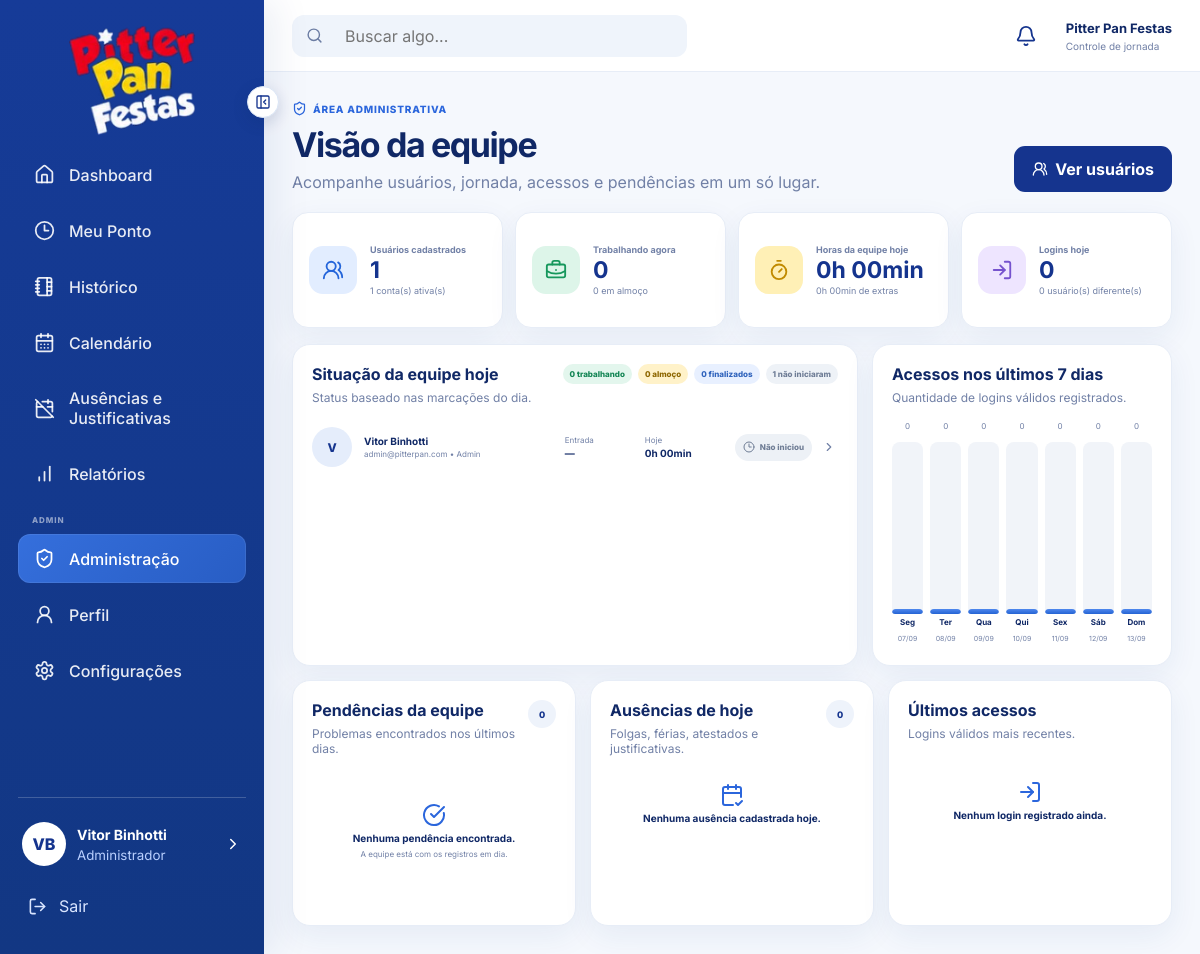
/public/?route=admin (signed in), run on the app's committed database.
### tables this page shows
CREATE TABLE users (
    id BIGINT UNSIGNED AUTO_INCREMENT PRIMARY KEY,
    name VARCHAR(120) NOT NULL,
    email VARCHAR(160) NOT NULL UNIQUE,
    password VARCHAR(255) NOT NULL,
    role ENUM('admin', 'employee') NOT NULL DEFAULT 'employee',
    salary DECIMAL(10,2) NULL,
    daily_minutes SMALLINT UNSIGNED NOT NULL DEFAULT 528 COMMENT '8h48 = 528 minutos',
    monthly_hours SMALLINT UNSIGNED NOT NULL DEFAULT 220,
    workday_start TIME NOT NULL DEFAULT '08:00:00',
    workday_end TIME NOT NULL DEFAULT '17:48:00',
    lunch_start_time TIME NOT NULL DEFAULT '12:00:00',
    lunch_minutes SMALLINT UNSIGNED NOT NULL DEFAULT 60,
    theme ENUM('light', 'dark') NOT NULL DEFAULT 'light',
    notifications_enabled TINYINT(1) NOT NULL DEFAULT 1,
    browser_notifications TINYINT(1) NOT NULL DEFAULT 0,
    notification_before_minutes SMALLINT UNSIGNED NOT NULL DEFAULT 10,
    notification_after_minutes SMALLINT UNSIGNED NOT NULL DEFAULT 5,
    notify_entry_enabled TINYINT(1) NOT NULL DEFAULT 1,
    notify_lunch_start_enabled TINYINT(1) NOT NULL DEFAULT 1,
    notify_lunch_return_enabled TINYINT(1) NOT NULL DEFAULT 1,
    notify_clock_out_enabled TINYINT(1) NOT NULL DEFAULT 1,
    avatar_path VARCHAR(255) NULL,
    is_active TINYINT(1) NOT NULL DEFAULT 1,
    created_at TIMESTAMP NOT NULL DEFAULT CURRENT_TIMESTAMP,
    updated_at TIMESTAMP NOT NULL DEFAULT CURRENT_TIMESTAMP ON UPDATE CURRENT_TIMESTAMP
);

### app/Views/admin/dashboard.php (the view, shortened to what the rows shown need)
<?php
function adminMinutes(int $minutes): string
{
    $minutes = max(0, $minutes);
    return intdiv($minutes, 60) . 'h '
        . str_pad((string)($minutes % 60), 2, '0', STR_PAD_LEFT)
        . 'min';
}
$statusMeta = [
    'working' => ['Trabalhando', 'green', 'briefcase-business'],
    'lunch' => ['Em almoço', 'yellow', 'utensils'],
    'finished' => ['Finalizado', 'blue', 'circle-check-big'],
    'not_started' => ['Não iniciou', 'gray', 'clock-3'],
    'inactive' => ['Inativo', 'red', 'user-x'],
];
?>
<div class="page-heading admin-page-heading">
    <div>
        <h1>Visão da equipe</h1>
    </div>
</div>
<div class="admin-stats-grid">
    <article class="admin-stat-card">
        <div>
            <small>Trabalhando agora</small>
            <strong><?= (int)$working ?></strong>
            <span><?= (int)$lunch ?> em almoço</span>
        </div>
    </article>
    <article class="admin-stat-card">
        <div>
            <small>Horas da equipe hoje</small>
            <strong><?= e(adminMinutes($workedToday)) ?></strong>
            <span><?= e(adminMinutes($extraToday)) ?> de extras</span>
        </div>
    </article>
    <article class="admin-stat-card">
        <div>
            <small>Logins hoje</small>
            <strong><?= (int)$loginsToday ?></strong>
            <span><?= (int)$uniqueLoginsToday ?> usuário(s) diferente(s)</span>
        </div>
    </article>
</div>
<div class="admin-main-grid">
    <section class="panel admin-team-panel">
        <div class="panel-title-row">
            <div class="admin-status-summary">
                <span class="green"><?= (int)$working ?> trabalhando</span>
                <span class="yellow"><?= (int)$lunch ?> almoço</span>
                <span class="blue"><?= (int)$finished ?> finalizados</span>
                <span class="gray"><?= (int)$notStarted ?> não iniciaram</span>
            </div>
        </div>
        <div class="admin-team-list">
            <?php foreach ($team as $row):
                $meta = $statusMeta[$row['status']['key']] ?? $statusMeta['not_started'];
                $teamUser = $row['user'];
            ?>
                <a href="<?= url('admin-user') . '&id=' . (int)$teamUser['id'] ?>" class="admin-team-row">
                    <span class="admin-user-avatar">
                        <?php if (!empty($teamUser['avatar_path'])): ?>
                            <img src="<?= config('app.url') . '/' . e($teamUser['avatar_path']) ?>" alt="">
                        <?php else: ?>
                            <?= e(mb_strtoupper(mb_substr($teamUser['name'], 0, 1))) ?>
                        <?php endif; ?>
                    </span>
                    <span class="admin-team-person">
                        <strong><?= e($teamUser['name']) ?></strong>
                        <small>
                            <?= e($teamUser['email']) ?>
                            <?php if ($teamUser['role'] === 'admin'): ?> • Admin<?php endif; ?>
                        </small>
                    </span>
                    <span class="admin-team-clock">
                        <small>Entrada</small>
                        <strong><?= e($row['clockIn'] ?? '—') ?></strong>
                    </span>
                    <span class="admin-team-clock">
                        <small>Hoje</small>
                        <strong><?= e(adminMinutes($row['summary']['worked'])) ?></strong>
                    </span>
                    <span class="admin-status-pill <?= e($meta[1]) ?>">
                        <i data-lucide="<?= e($meta[2]) ?>"></i>
                        <?= e($meta[0]) ?>
                    </span>
                    <i data-lucide="chevron-right" class="admin-row-arrow"></i>
                </a>
            <?php endforeach; ?>
        </div>
    </section>
</div>

### app/Views/layouts/app.php (shortened to what the rows shown need)
<?php
$currentUser = authUser();
$viewUser = $user ?? null;
$theme = $viewUser['theme'] ?? 'light';
?>
<!DOCTYPE html>
<html lang="pt-BR">
<head>
    <link rel="stylesheet" href="<?= asset('css/app.css') ?>">
</head>
<body class="<?= $theme === 'dark' ? 'theme-dark' : 'theme-light' ?>">
<div class="app-shell">
    <aside class="sidebar" id="sidebar">
        <div class="sidebar-footer">
            <a href="<?= url('profile') ?>" class="mini-profile" data-tooltip="Perfil">
                <span class="mini-profile-text">
                    <strong><?= e($currentUser['name'] ?? 'Usuário') ?></strong>
                    <small><?= isAdmin() ? 'Administrador' : 'Colaborador' ?></small>
                </span>
            </a>
        </div>
    </aside>
    <main class="main-content">
        <header class="topbar">
            <form class="search-box global-search-form" method="GET" action="<?= config('app.url') ?>">
                <i data-lucide="search"></i>
                <input
                    type="search"
                    name="q"
                    value="<?= ($active ?? '') === 'search' ? e((string)($_GET['q'] ?? '')) : '' ?>"
                    placeholder="Buscar algo..."
                    aria-label="Buscar"
                    autocomplete="off"
                >
            </form>
        </header>
        <section class="page-content">
            <?php require $viewFile; ?>
        </section>
    </main>
</div>
</body>
</html>

### data on the page
users: name "Vitor Binhotti", browser_notifications "0", browser_notifications "0h 00min", name "V", email "admin@pitterpan.com"

### other printed values
$initials ?: 'U' "VB"
$totalUsers "1"
$activeUsers "1"
$notStarted "1"
$row['clockIn'] "—"
$meta[0] "Não iniciou"
$item['total'] "0"
$item['day'] "Seg"
$item['label'] "07/09"
$item['day'] "Ter"
$item['label'] "08/09"
$item['day'] "Qua"
$item['label'] "09/09"
$item['day'] "Qui"
$item['label'] "10/09"
